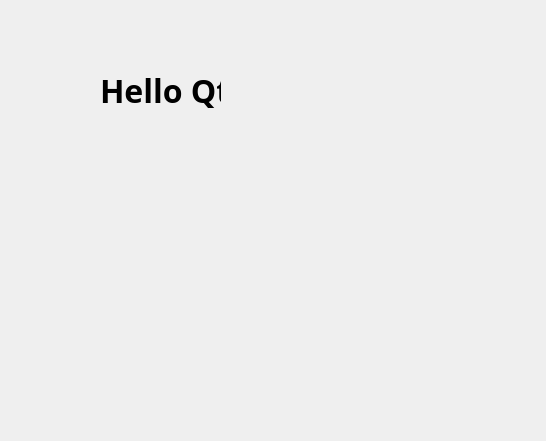
<?xml version="1.0" encoding="UTF-8"?>
<ui version="4.0">
 <class>Dialog</class>
 <widget class="QDialog" name="Dialog">
  <property name="geometry">
   <rect>
    <x>0</x>
    <y>0</y>
    <width>546</width>
    <height>441</height>
   </rect>
  </property>
  <property name="windowTitle">
   <string>Dialog</string>
  </property>
  <widget class="QLabel" name="label">
   <property name="geometry">
    <rect>
     <x>100</x>
     <y>60</y>
     <width>121</width>
     <height>61</height>
    </rect>
   </property>
   <property name="font">
    <font>
     <family>Nanum Gothic</family>
     <pointsize>24</pointsize>
     <weight>75</weight>
     <bold>true</bold>
    </font>
   </property>
   <property name="text">
    <string>Hello Qt</string>
   </property>
  </widget>
 </widget>
 <resources/>
 <connections/>
</ui>
